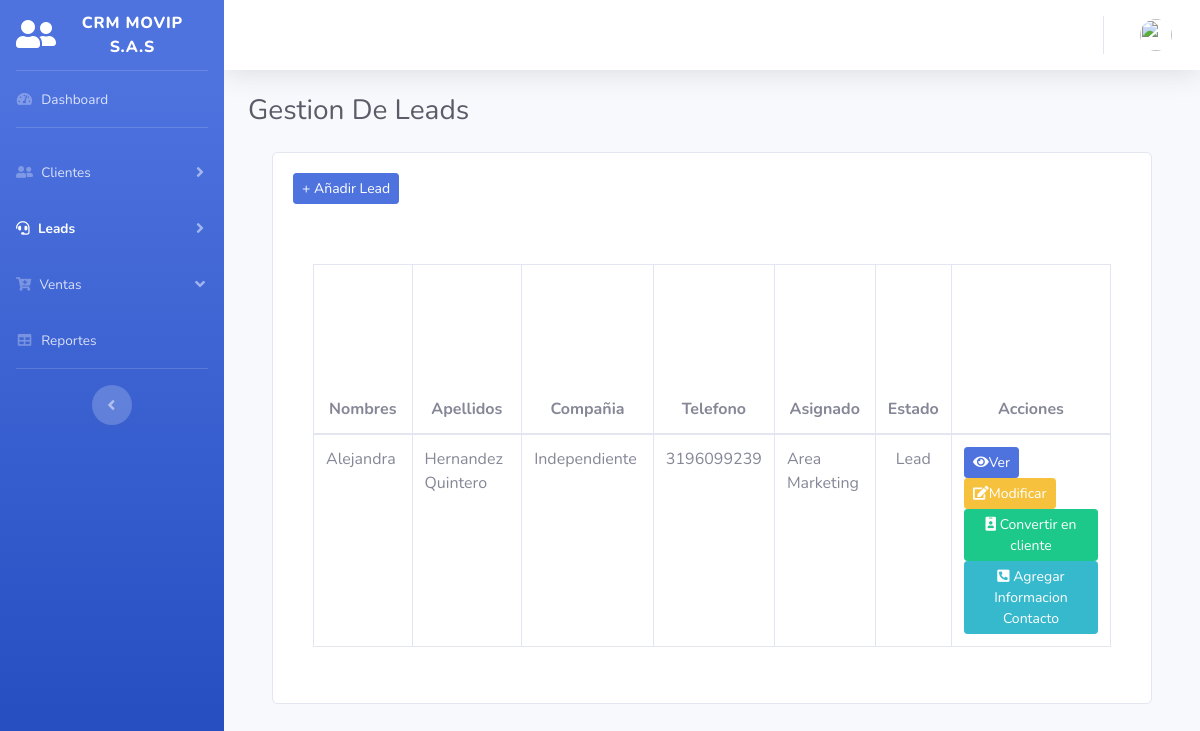
The app's page /Gestionalead.php (signed in) with its own data.
### tables this page shows
CREATE TABLE `leads` (
  `id_lead` int(10) NOT NULL,
  `nombre_lead` varchar(50) NOT NULL,
  `segundo_nombre_lead` varchar(50) NOT NULL,
  `primer_apellido_lead` varchar(50) NOT NULL,
  `segundo_apellido_lead` varchar(50) NOT NULL,
  `tipodocumento_lead` varchar(100) NOT NULL,
  `documento_lead` int(20) NOT NULL,
  `telefono_lead` bigint(100) NOT NULL,
  `email_lead` varchar(50) NOT NULL,
  `departamento_lead` varchar(100) NOT NULL,
  `ciudad_lead` varchar(30) NOT NULL,
  `direccion_lead` varchar(100) NOT NULL,
  `estado_lead` int(20) NOT NULL,
  `compañia_lead` varchar(100) NOT NULL,
  `asignado_lead` varchar(30) NOT NULL,
  `comentario_lead` text NOT NULL,
  `recurso_lead` varchar(50) NOT NULL
);

### Gestionalead.php (the view, shortened to what this page needs)
<?php
include("conlead.php");
$tipo_usuario = $_SESSION['tipo_usuario'];
?>
<!DOCTYPE html>
<html lang="en">
<head>
  <link href="vendor/fontawesome-free/css/all.min.css" rel="stylesheet" type="text/css">
  <link href="css/sb-admin-2.min.css" rel="stylesheet">
</head>
<body id="page-top">
  <div id="wrapper">
    <ul class="navbar-nav bg-gradient-primary sidebar sidebar-dark accordion" id="accordionSidebar">
      <a class="sidebar-brand d-flex align-items-center justify-content-center" href="principal">
        <div class="sidebar-brand-icon">
          <i class="fas fa-user-friends"></i>
        </div>
        <div class="sidebar-brand-text mx-3">CRM Movip S.A.S</div>
      </a>
      <hr class="sidebar-divider my-0">
      <li class="nav-item inactive">
        <a class="nav-link" href="principal">
          <i class="fas fa-fw fa-tachometer-alt"></i>
          <span>Dashboard</span></a>
      </li>
      <hr class="sidebar-divider">
      <?php if ($tipo_usuario == 1) { ?>
        <li class="nav-item">
          <a class="nav-link collapsed" href="#" data-toggle="collapse" data-target="#collapseTwo" aria-expanded="true" aria-controls="collapseTwo">
            <i class="fas fa-user-friends"></i>
            <span>Clientes</span>
          </a>
        </li>
        <li class="nav-item active">
          <a class="nav-link collapsed" href="#" data-toggle="collapse" data-target="#collapseUtilities" aria-expanded="true" aria-controls="collapseUtilities">
            <i class="fas fa-headset"></i>
            <span>Leads</span>
          </a>
        </li>
        <li class="nav-item">
          <a class="nav-link" href="#" data-toggle="collapse" data-target="#collapsePages" aria-expanded="true" aria-controls="collapsePages">
            <i class=" fas fa-cart-plus"></i></i>
            <span>Ventas</span>
          </a>
        </li>
        <li class="nav-item">
          <a class="nav-link" href="reportes">
            <i class="fas fa-fw fa-table"></i>
            <span>Reportes</span></a>
        </li>
      <?php } ?>
      <hr class="sidebar-divider d-none d-md-block">
      <div class="text-center d-none d-md-inline">
        <button class="rounded-circle border-0" id="sidebarToggle"></button>
      </div>
    </ul>
    <div id="content-wrapper" class="d-flex flex-column">
      <div id="content">
        <nav class="navbar navbar-expand navbar-light bg-white topbar mb-4 static-top shadow">
          <ul class="navbar-nav ml-auto">
            <li class="nav-item dropdown no-arrow">
              <a class="nav-link dropdown-toggle" href="#" id="userDropdown" role="button" data-toggle="dropdown" aria-haspopup="true" aria-expanded="false">
                <img class="img-profile rounded-circle" src="https://source.unsplash.com/QAB-WJcbgJk/60x60">
              </a>
            </li>
          </ul>
        </nav>
        <div class="container-fluid">
          <div class="d-sm-flex align-items-center justify-content-between mb-4">
            <h1 class="h3 mb-0 text-gray-800">Gestion De Leads</h1>
          </div>
          <fieldset>
            <div class="container p-8">
              <div class="group">
                <div class="card card-body">
                  <div class="form-group" id="responsive-form">
                    <?php
                    echo "<th>";
                    echo "<a href='añadirlead'><button type='button' class='btn btn-outline-primary btn-sm active'>+ Añadir Lead</i></button></a>"; ?>
                  </div>
                  <div class="card-body">
                    <div class="table-responsive">
                      <table id="data_table" class="table table-bordered" cellspacing="0" width="100%">
                        <thead>
                          <tr>
                            <th>
                              <center>Nombres </center>
                            </th>
                            <th>
                              <center>Apellidos </center>
                            </th>
                            <th>
                              <center>Compañia</center>
                            </th>
                            <th>
                              <center>Telefono</center>
                            </th>
                            <th>
                              <center>Asignado</center>
                            </th>
                            <th>
                              <center>Estado</center>
                            </th>
                            <th>
                              <center>Acciones</center>
                            </th>
                          </tr>
                        </thead>
                        <?php
                        $sql = "SELECT * FROM leads WHERE estado_lead = '0'";
                        $result = mysqli_query($conexion2, $sql);
                        while ($mostrar = mysqli_fetch_array($result)) {
                          echo "<tr>";
                          echo "<td>";
                          echo $mostrar['nombre_lead'], ' ', $mostrar['segundo_nombre_lead'];
                          echo "</td>";
                          echo "<td>";
                          echo $mostrar['primer_apellido_lead'], ' ', $mostrar['segundo_apellido_lead'];
                          echo "</td>";
                          echo "<td>";
                          echo $mostrar['compañia_lead'];
                          echo "</td>";
                          echo "<td>";
                          echo $mostrar['telefono_lead'];
                          echo "</td>";
                          echo "<td>";
                          echo $mostrar['asignado_lead'];
                          echo "</td>";
                          echo "<td>";
                          if ($mostrar['estado_lead'] = '1') {
                            echo '<center> Lead </center>';
                          }
                          echo "</td>";
                          echo "<colspan='24'><div class='btn-group'><th>
                              <a href='verlead?id=$mostrar[id_lead]'><button type='button' class='btn btn-outline-primary btn-sm active'><i class='fa fa-eye'></i>Ver</button></a>
                              <a href='modificarlead?id=$mostrar[id_lead]'><button type='button' class='btn btn-outline-warning btn-sm active'><i class='fa fa-edit'></i>Modificar</button></a>
                              <a href='ConvertirCliente?id=$mostrar[id_lead]'><button type='button' class='btn btn-outline-success btn-sm active'><i class='fa fa-id-badge'></i> Convertir en cliente</button></a>
                              <a href='AsignarInformacionContacto?id=$mostrar[id_lead]'><button type='button' class='btn btn-outline-info btn-sm active'><i class='fa fa-phone-square-alt'></i> Agregar Informacion Contacto</button></a>";
                        }
                        ?>
                      </table>
                    </div>
                  </div>
                </div>
              </div>
            </div>
        </div>
</body>
</html>

### records on screen
leads: nombre_lead "Alejandra", primer_apellido_lead "Hernandez", segundo_apellido_lead "Quintero", compañia_lead "Independiente", telefono_lead "3196099239", asignado_lead "Area Marketing"
